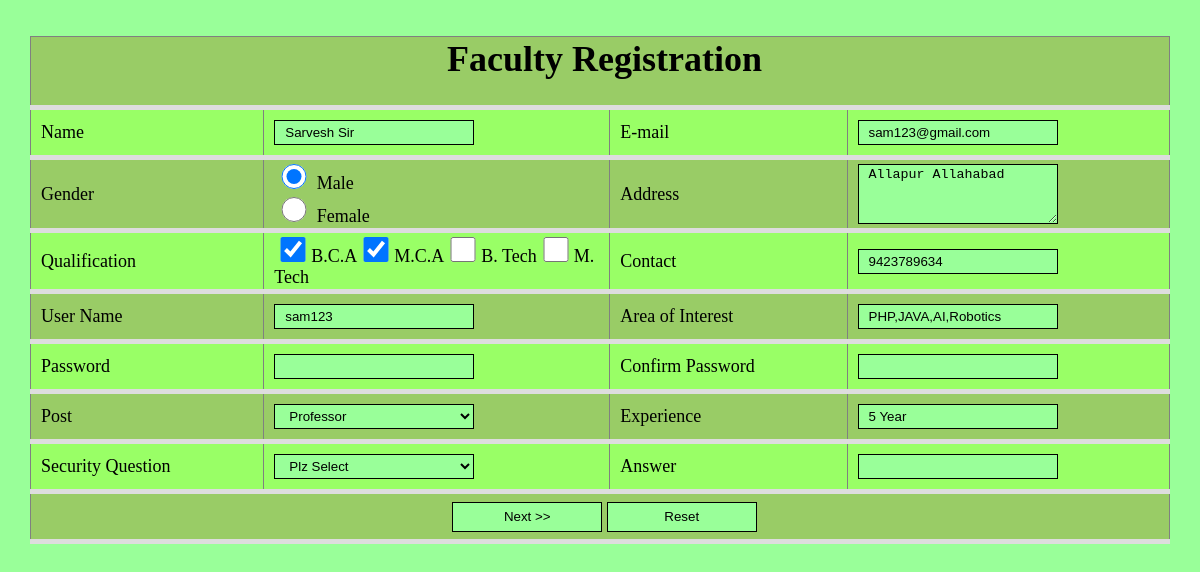
/university/_admin/faculty_add.php?faculty_id=19 (signed in), run on the app's committed database.
### tables this page shows
CREATE TABLE IF NOT EXISTS `faculty` (
  `faculty_id` int(11) NOT NULL auto_increment,
  `faculty_name` varchar(255) NOT NULL,
  `faculty_email` varchar(255) NOT NULL,
  `faculty_gen` varchar(255) NOT NULL,
  `faculty_add` varchar(255) NOT NULL,
  `faculty_qual` varchar(255) NOT NULL,
  `faculty_contact` varchar(255) NOT NULL,
  `faculty_user` varchar(255) NOT NULL,
  `faculty_interest` varchar(255) NOT NULL,
  `faculty_pass` varchar(255) NOT NULL,
  `faculty_cpass` varchar(255) NOT NULL,
  `faculty_post` varchar(255) NOT NULL,
  `faculty_experince` varchar(255) NOT NULL,
  `faculty_ques` varchar(255) NOT NULL,
  `faculty_ans` varchar(255) NOT NULL,
  `faculty_image` varchar(255) NOT NULL,
  `faculty_status` int(11) NOT NULL,
  PRIMARY KEY  (`faculty_id`)
);

CREATE TABLE IF NOT EXISTS `qualification_faculty` (
  `qual_id` int(11) NOT NULL auto_increment,
  `qual_name` varchar(255) NOT NULL,
  PRIMARY KEY  (`qual_id`)
);

### university/_admin/faculty_add.php (the view, shortened to what this page needs)
<?php
include("includes/functions.php");
include("lib/faculity_ajax.php");
?>
<link rel="stylesheet" href="css/bodystyle.css" />
<link rel="stylesheet" href="css/addstudentstyle.css" />
<form id="faculty" name="faculty" method="post" action="lib/faculty.php" onsubmit="return faculty_check(this);">
<br /><br />
<?php
$f_id=$_REQUEST[faculty_id];
if($f_id)
{
$sql="select *from faculty where faculty_id=$f_id";
$rs=mysql_query($sql);
$data=mysql_fetch_assoc($rs);
}
?>
  <table width="849" height="285" border="1" align="center">
    <tr>
      <td colspan="4"><div align="center"><h1>Faculty Registration </h1></div></td>
    </tr>
    <tr>
      <td width="166">Name</td>
      <td width="252"><label>
        <input type="text" name="faculty_name"  id="faculty_name" value="<?=$data[faculty_name]?>" />
      </label></td>
      <td width="169">E-mail</td>
      <td width="234"><label>
      <input type="email" name="faculty_email" id="faculty_email" value="<?=$data[faculty_email]?>"  />
      </label></td>
    </tr>
    <tr>
      <td>Gender</td>
      <td><p>
        <label>
          <input type="radio" name="faculty_gender" value="Male" <?php if($data['faculty_gen']=='Male')echo "checked"; ?>/>
        </label>
        Male<br />
        <label>
        <input type="radio" name="faculty_gender" value="Female" <?php if($data['faculty_gen']=='Female')echo "checked"; ?>/>
          Female</label>
        <br />
      </p></td>
      <td>Address</td>
      <td><label>
        <textarea name="faculty_address"><?=$data[faculty_add]?></textarea>
      </label></td>
    </tr>
    <tr>
      <td>Qualification</td>
      <td><label>
      <?php echo get_check_list("qualification_faculty","qual_id","qual_name","faculty_qual[]",$data['faculty_qual']); ?>
	  </td>
	        <td>Contact</td>
      <td><label>
      <input type="text" name="faculty_contact" id="faculty_contact" maxlength="10"  value="<?=$data[faculty_contact]?>"/>
      </label></td>
    </tr>
    <tr>
      <td>User Name </td>
      <td><label>
      <input type="text" name="faculty_user"   id="faculty_user"   onkeyup="check_user(this.value);" value="<?=$data[faculty_user]?>"/>
      </label> <span id="sub"></span></td>
      <td>Area of Interest </td>
      <td><input type="text" name="faculty_interest"  id="faculty_interest"  value="<?=$data[faculty_interest]?>"/></td>
    </tr>
    <tr>
      <td>Password</td>
      <td><label>
      <input type="password" name="faculty_pass" id="faculty_pass" />
      </label></td>
      <td>Confirm Password </td>
      <td><label>
      <input type="password" name="faculty_cpass" id="faculty_cpass" />
      </label></td>
    </tr>
    <tr>
      <td>Post</td>
      <td><label>
        <select name="faculty_post">
		<?php  echo get_option_list("faculty_post","post_id","post_name",$data[faculty_post]); ?>
        </select>
      </label></td>
      <td>Experience</td>
      <td><label>
      <input type="text" name="faculty_experince" id="faculty_experince" value="<?=$data[faculty_experince]?>"/>
      </label></td>
    </tr>
    <tr>
      <td>Security Question </td>
      <td><label>
      <select name="faculty_ques">
	  <?php  echo get_option_list("secret_ques","sec_id","sec_ques",0); ?>
      </select>
      </label></td>
      <td>Answer</td>
      <td><label>
      <input type="password" name="faculty_ans"  id="faculty_ans"/>
      </label></td>
    </tr>
    <tr>
      <td colspan="4"><div align="center">
        <label>
        <input type="submit" name="submit1" id="submit1" value="Next &gt;&gt;"  class="subtn"/>
        </label>
        <input type="submit" name="reset" id="reset" value="Reset" />
      </div></td>
    </tr>
  </table>
</form>

### university/_admin/includes/functions.php (shortened to what this page needs)
<?php include("db_connect.php");
function get_option_list($table,$col_id,$col_name,$sel)
{
$sql="select * from $table";
$option_list="<option value='0'>Plz Select</option>";
$rs=mysql_query($sql)or die(mysql_error());
while($data=mysql_fetch_assoc($rs))
{
if($data[$col_id]==$sel)
$option_list.="<option value='$data[$col_id]' selected>$data[$col_name]</option>";
else
$option_list.="<option value='$data[$col_id]'>$data[$col_name]</option>";
}
return $option_list;
}
function get_check_list($table,$col_id,$col_name,$name,$sel)
{
$sql="select * from $table";
$check_list="";
$sel=explode(",",$sel);
$rs=mysql_query($sql)or die(mysql_error());
while($data=mysql_fetch_assoc($rs))
{
if(in_array($data[$col_id],$sel))
$check_list.="<input type='checkbox' value='$data[$col_id]' name='$name' id='$name' checked>$data[$col_name]";
else
$check_list.="<input type='checkbox' value='$data[$col_id]' name='$name' id='$name'>$data[$col_name]";
}
return $check_list;
}
?>

### university/_admin/css/addstudentstyle.css (style rules this page uses)
table { border-collapse: collapse; width:100%; background-color:#99CC99; }
th, td { padding-left:10px; text-align:left; border-bottom: 5px solid #ddd; height:50px; font-size:18px; }
tr:nth-child(even) { background-color:#99FF66; }
tr:nth-child(odd) { background-color:#99CC66; }
input[type="text"] { border:1px solid black; background-color:#99FF99; height:25px; width:200px; padding-left:10px; }
input[type="password"] { border:1px solid black; background-color:#99FF99; height:25px; width:200px; padding-left:10px; }
select { border:1px solid black; background-color:#99FF99; height:25px; width:200px; padding-left:10px; }
input[type="checkbox"] { height:25px; width:30px; }
input[type="radio"] { height:25px; width:30px; }
textarea { border:1px solid black; background-color:#99FF99; height:60px; width:200px; padding-left:10px; }
#reset { border:1px solid black; background-color:#99FF99; height:30px; width:150px; }
input[type="email"] { border:1px solid black; background-color:#99FF99; height:25px; width:200px; padding-left:10px; }

### university/_admin/faculty_add.php (style rules this page uses)
.subtn { border:1px solid black; background-color:#99FF99; height:30px; width:150px; }

### data on the page
faculty: faculty_name "Sarvesh Sir", faculty_email "sam123@gmail.com", faculty_gen "☑", faculty_gen "☐ Female", faculty_address "Allapur Allahabad", faculty_contact "9423789634", faculty_user "sam123", faculty_interest "PHP,JAVA,AI,Robotics", faculty_experince "5 Year"
qualification_faculty: qual_name "B.C.A"
qualification_faculty: qual_name "M.C.A"
qualification_faculty: qual_name "B. Tech"
qualification_faculty: qual_name "M. Tech"

### other printed values
form field faculty_post "Professor"
